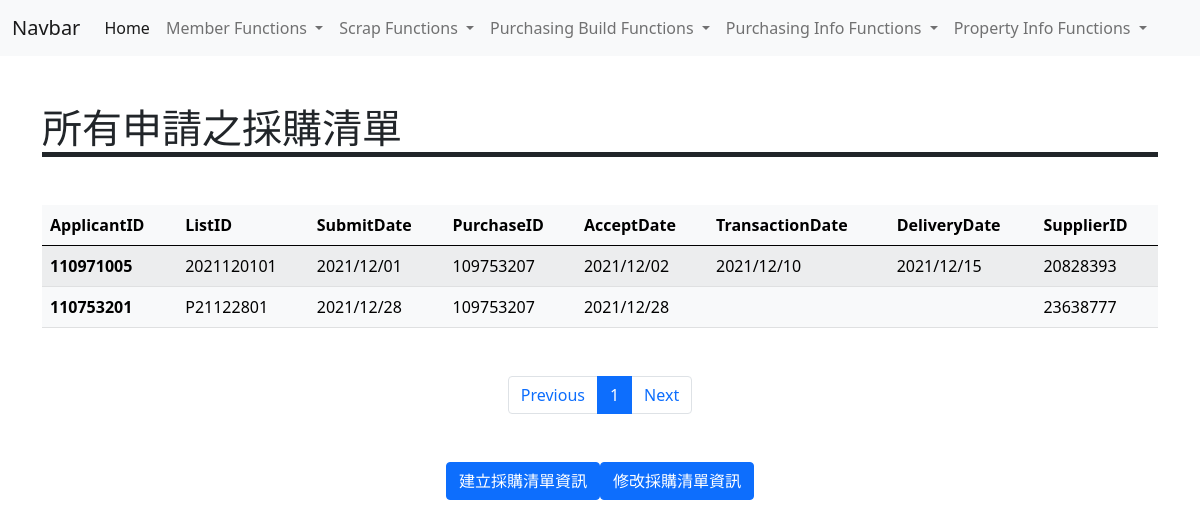
The page /pc_info/ on the database as committed earlier.
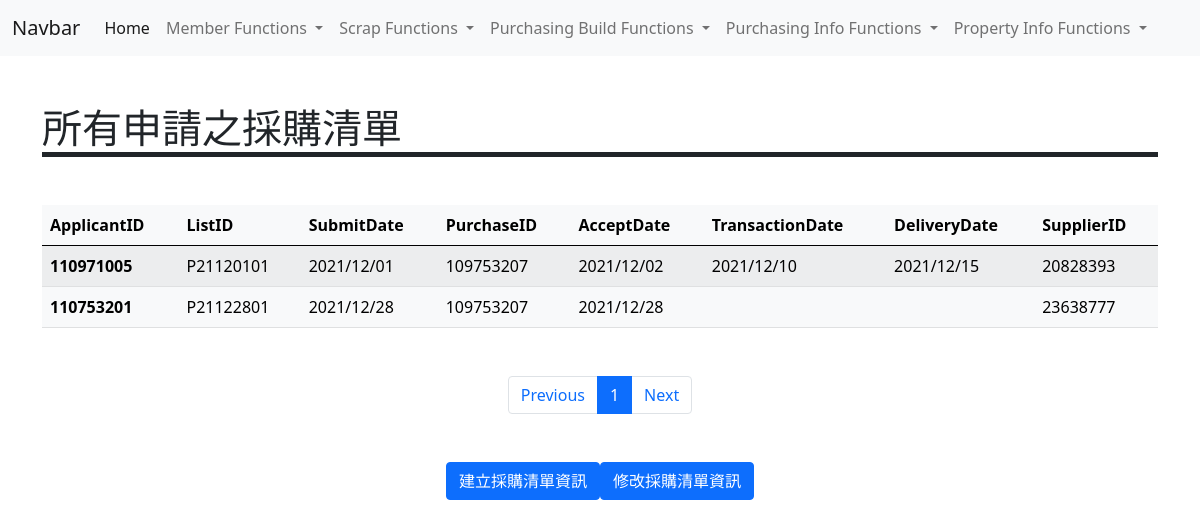
The same page on the database as committed later.
### tables this page shows
CREATE TABLE "PurchasingInfo"(
	"Applicant_ID" [nchar](10) NULL,
	"List_ID" [nchar](10) NOT NULL,
	"SubmitDate" [date] NULL,
	"Purchaser_ID" [nchar](10) NULL,
	"AcceptDate" [date] NULL,
	"TransactionDate" [date] NULL,
	"DeliveryDate" [date] NULL,
	"Supplier_ID" [nchar](10) NULL,
	PRIMARY KEY("List_ID"),
	FOREIGN KEY ("Applicant_ID") REFERENCES Member(Member_ID),
	FOREIGN KEY ("Purchaser_ID") REFERENCES Member(Member_ID),
	FOREIGN KEY ("Supplier_ID") REFERENCES Supplier(Supplier_ID)
);

### view/purchase_info.py (the view)
@pc_info_app.route('/')
def index(): #show Purchasinginfo
    page = int(request.args.get('page') if request.args.get('page') else 1)
    each_page = 30
    connection  = engine.connect()
    query = db.select(func.count()).select_from(table_PurchasingInfo)
    proxy = connection.execute(query)
    total_pages = math.ceil(proxy.fetchall()[0][0]/each_page)
    query = db.select(table_PurchasingInfo).limit(each_page).offset((page-1)*each_page)
    proxy = connection.execute(query)
    results = proxy.fetchall()
    print(results[0].keys())
    connection.close()
    return render_template('Purchasinginfo_table.html',
                           page_header="所有申請之採購清單",
                           total_pages=total_pages,
                           outputs=results,
                           page=page)

### view/member_register.py (called while the page is built)
@event.listens_for(Engine, "connect")
def set_sqlite_pragma(dbapi_connection, connection_record):
    cursor = dbapi_connection.cursor()
    cursor.execute("PRAGMA foreign_keys=ON")
    cursor.close()

### view/purchase_build.py (called while the page is built)
@event.listens_for(Engine, "connect")
def set_sqlite_pragma(dbapi_connection, connection_record):
    cursor = dbapi_connection.cursor()
    cursor.execute("PRAGMA foreign_keys=ON")
    cursor.close()

### view/purchase_info.py (called while the page is built)
@event.listens_for(Engine, "connect")
def set_sqlite_pragma(dbapi_connection, connection_record):
    cursor = dbapi_connection.cursor()
    cursor.execute("PRAGMA foreign_keys=ON")
    cursor.close()

### templates/purchasinginfo_table.html (shortened to what this page needs)
{% extends "parts/base.html" %}
{% block page_content %}
{{ super() }}
<table class="table table-light table-striped table-hover mt-5">
    <thead>
      <tr>
        <th scope="col">ApplicantID</th>
        <th scope="col">ListID</th>
        <th scope="col">SubmitDate</th>
        <th scope="col">PurchaseID</th>
        <th scope="col">AcceptDate</th>
        <th scope="col">TransactionDate</th>
        <th scope="col">DeliveryDate</th>
        <th scope="col">SupplierID</th>
      </tr>
    </thead>
    <tbody>
        {% for col in outputs %}
        <tr>
            <th scope="row">{{ col['Applicant_ID'] }}</th>
            <td>{{ col['List_ID'] }}</td>
            <td>{{ col['SubmitDate'] }}</td>
            <td>{{ col['Purchaser_ID'] }}</td>
            <td>{{ col['AcceptDate'] }}</td>
            <td>{{ col['TransactionDate'] }}</td>
            <td>{{ col['DeliveryDate'] }}</td>
            <td>{{ col['Supplier_ID'] }}</td>
          </tr>
        {% endfor %}
    </tbody>
  </table>
<ul class="pagination  justify-content-center mt-5">
    <li class="page-item"><a class="page-link" href="/data-list?page={{ page-1 }}">Previous</a></li>
    {% for p in range(1,total_pages+1 ) %}
    <li class="page-item {{'active' if p==page else ''}}"><a class="page-link" href="/data-list?page={{p}}">{{ p }}</a></li>
    {% endfor %}
    <li class="page-item"><a class="page-link" href="/data-list?page={{ page+1 }}">Next</a></li>
</ul>
<ul class="pagination  justify-content-center mt-5">
  <li class="page-item">
    <form action="/pc_info/pcinfo_submit">
      <button class="btn btn-primary">建立採購清單資訊</button>
    </form>
  </li>
  <li class="page-item">
    <form action="/pc_info/pcinfo_edit">
      <button class="btn btn-primary">修改採購清單資訊</button>
    </form>
  </li>
</ul>
{% endblock page_content %}

### templates/parts/base.html (shortened to what this page needs)
<!DOCTYPE html>
<html lang="en">
<head>
    {% block head %}
    {% block styles %}
    {% include "parts/_styles.html" %}
    {% endblock styles %}
    {% endblock head %}
</head>
<body>
    {% block body %}
    {% include "parts/_navbar.html" %}
    <div class="container">
    {% block page_content %}
    {% include "parts/_page_header.html" %}
    {% endblock page_content %}
    </div>
    {% endblock body %}
</body>
</html>

### templates/parts/_styles.html
<link rel="stylesheet" href="{{ url_for('static', filename='bootstrap-5.0.0-beta2-dist/css/bootstrap.css') }}">

### templates/parts/_navbar.html (shortened to what this page needs)
<nav class="navbar navbar-expand-lg navbar-light bg-light">
    <div class="container-fluid">
      <a class="navbar-brand" href="/">Navbar</a>
      <div class="collapse navbar-collapse" id="navbarSupportedContent">
        <ul class="navbar-nav me-auto mb-2 mb-lg-0">
          <li class="nav-item">
            <a class="nav-link active" aria-current="page" href="/">Home</a>
          </li>
          <li class="nav-item dropdown">
            <a class="nav-link dropdown-toggle" href="#" id="navbarDropdown" role="button" data-bs-toggle="dropdown" aria-expanded="false">
              Member Functions
            </a>
          </li>
          <li class="nav-item dropdown">
            <a class="nav-link dropdown-toggle" href="#" id="navbarDropdown" role="button" data-bs-toggle="dropdown" aria-expanded="false">
              Scrap Functions
            </a>
          </li>
          <li class="nav-item dropdown">
            <a class="nav-link dropdown-toggle" href="#" id="navbarDropdown" role="button" data-bs-toggle="dropdown" aria-expanded="false">
              Purchasing Build Functions
            </a>
          </li>
          <li class="nav-item dropdown">
            <a class="nav-link dropdown-toggle" href="#" id="navbarDropdown" role="button" data-bs-toggle="dropdown" aria-expanded="false">
              Purchasing Info Functions
            </a>
          </li>
          <li class="nav-item dropdown">
            <a class="nav-link dropdown-toggle" href="#" id="navbarDropdown" role="button" data-bs-toggle="dropdown" aria-expanded="false">
              Property Info Functions
            </a>
          </li>
        </ul>
      </div>
    </div>
</nav>

### templates/parts/_page_header.html
<h1 class="mt-5 border-bottom border-dark border-5 ">{{page_header}}</h1>

Rows that differ between the two databases and show on the page:
removed PurchasingInfo: Applicant_ID "110971005", List_ID "2021120101", SubmitDate "2021/12/01", Purchaser_ID "109753207", AcceptDate "2021/12/02", TransactionDate "2021/12/10", DeliveryDate "2021/12/15", Supplier_ID "20828393"
added PurchasingInfo: Applicant_ID "110971005", List_ID "P21120101", SubmitDate "2021/12/01", Purchaser_ID "109753207", AcceptDate "2021/12/02", TransactionDate "2021/12/10", DeliveryDate "2021/12/15", Supplier_ID "20828393"
